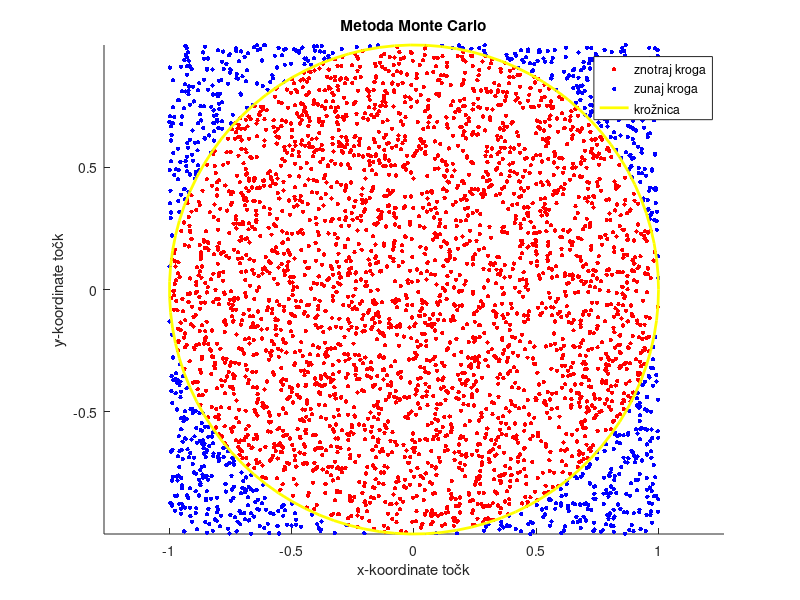

The MATLAB source for this figure:

function calc_pi()
    n=4000;
    r=1;
    [priblizek_pija, napaka] = area_pi(n);
   
    %[znotraj_kroga, znotraj_kvadrata] = mcc_pi(n)
    disp(['Odstopek:', num2str(priblizek_pija)])
    disp(['Približek pija:', num2str(napaka)])
    figure(n)
end



function figure(n)
     x = 2*rand(1,n)-1;
     y = 2*rand(1,n)-1;
     radi = sqrt(x.^2 + y.^2);  
     znotri_kroga = radi <= 1;

    
     scatter(x(znotri_kroga), y(znotri_kroga), 10, 'r', 'filled');  
     hold on;
     scatter(x(~znotri_kroga), y(~znotri_kroga), 10, 'b', 'filled'); 
     hold off;

     % izbira 100 točk za izris 
     theta = linspace(0, 2*pi, 100); 
    radij = 1;  % Radi
    krog_x = radij * cos(theta);
    krog_y = radij * sin(theta);
    hold on;

     % Izris loka 
    plot(krog_x, krog_y, 'y', 'LineWidth', 2);
    title('Metoda Monte Carlo');
    xlabel('x-koordinate točk');
    ylabel('y-koordinate točk');
    legend("znotraj kroga","zunaj kroga","krožnica","Location","best");
    axis equal
    hold off;
end


function [priblizek_pija, napaka] = area_pi(n)     
   znotri=0;
   znotri=0;
   na_loku_kroznice=@(t) [cos(t);sin(t)];
   t=rand(0:pi/2);
    for i=1:n
        x = rand();
        y = rand();
        znotri=2*pi*rand();
         tocka_na_kroznici=[na_loku_kroznice(znotri)];
         tocke_kroznice(:,i) = tocka_na_kroznici;
         tocke_kvadrata(:,i) = [x;y;];
            if (x^2+y^2)<=1
                znotri=znotri+1;
            else
                znotri=znotri+1;
            end
    end
  priblizek_pija=4*znotri/n;
  napaka=abs(priblizek_pija-pi);
end
